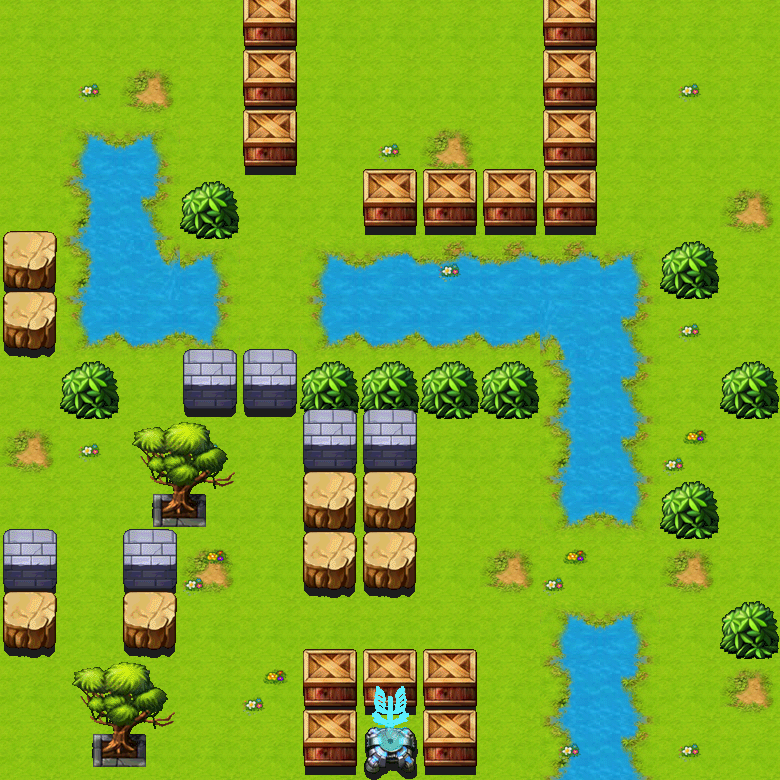

The image is a tile-based game level rendered from a .tmx file. Its description and source (layers, tilesets, objects; grid data summarised) follow:
An orthogonal 13x13 tile map with 60x60 px tiles, 19 tile layers (floor, river, riverfake, bridge, ...), 4 tilesets and 4 objects (plyartPoint, enemyPoint1, enemyPoint2, enemyPoint3).

<map version="1.0" orientation="orthogonal" width="13" height="13" tilewidth="60" tileheight="60">
 <properties>
  <property name="6" value="10" />
  <property name="7" value="10" />
  <property name="9" value="20" />
 </properties>
 <tileset firstgid="1" name="floor_grass" tilewidth="60" tileheight="60">
  <image source="floor_grass.png" width="240" height="600" />
 </tileset>
 <tileset firstgid="41" name="block" tilewidth="60" tileheight="120">
  <image source="block.png" width="600" height="600" />
 </tileset>
 <tileset firstgid="91" name="bridge" tilewidth="60" tileheight="60">
  <image source="bridge.png" width="360" height="60" />
 </tileset>
 <tileset firstgid="97" name="garbage" tilewidth="60" tileheight="60">
  <image source="garbage.png" width="540" height="60" />
 </tileset>
 <layer name="floor" width="13" height="13">
  <data>[169 cells, 169 non-empty, 2 distinct tile ids]</data>
 </layer>
 <layer name="river" width="13" height="13">
  <data>[169 cells, 44 non-empty, 12 distinct tile ids]</data>
 </layer>
 <layer name="riverfake" width="13" height="13">
  <data>[169 cells, 1 non-empty, 1 distinct tile ids]</data>
 </layer>
 <layer name="bridge" width="13" height="13">
  <data>[169 cells, 1 non-empty, 1 distinct tile ids]</data>
 </layer>
 <layer name="garbage" width="13" height="13">
  <data>[169 cells, 13 non-empty, 2 distinct tile ids]</data>
 </layer>
 <layer name="block0" width="13" height="13">
  <data>[169 cells, 2 non-empty, 1 distinct tile ids]</data>
 </layer>
 <layer name="block1" width="13" height="13">
  <data>[169 cells, 2 non-empty, 1 distinct tile ids]</data>
 </layer>
 <layer name="block2" width="13" height="13">
  <data>[169 cells, 2 non-empty, 1 distinct tile ids]</data>
 </layer>
 <layer name="block3" width="13" height="13">
  <data>[169 cells, 4 non-empty, 1 distinct tile ids]</data>
 </layer>
 <layer name="block4" width="13" height="13">
  <data>[169 cells, 1 non-empty, 1 distinct tile ids]</data>
 </layer>
 <layer name="block5" width="13" height="13">
  <data>[169 cells, 1 non-empty, 1 distinct tile ids]</data>
 </layer>
 <layer name="block6" width="13" height="13">
  <data>[169 cells, 2 non-empty, 1 distinct tile ids]</data>
 </layer>
 <layer name="block7" width="13" height="13">
  <data>[169 cells, 2 non-empty, 1 distinct tile ids]</data>
 </layer>
 <layer name="block8" width="13" height="13">
  <data>[169 cells, 4 non-empty, 3 distinct tile ids]</data>
 </layer>
 <layer name="block9" width="13" height="13">
  <data>[169 cells, 4 non-empty, 2 distinct tile ids]</data>
 </layer>
 <layer name="block10" width="13" height="13">
  <data>[169 cells, 2 non-empty, 1 distinct tile ids]</data>
 </layer>
 <layer name="block11" width="13" height="13">
  <data>[169 cells, 3 non-empty, 1 distinct tile ids]</data>
 </layer>
 <layer name="block12" width="13" height="13">
  <data>[169 cells, 5 non-empty, 4 distinct tile ids]</data>
 </layer>
 <objectgroup name="Objects" width="13" height="13">
  <object name="plyartPoint" x="274" y="722" width="27" height="27" />
  <object name="enemyPoint1" x="750" y="3" width="28" height="28" />
  <object name="enemyPoint2" x="33" y="3" width="28" height="28" />
  <object name="enemyPoint3" x="452" y="2" width="28" height="28" />
 </objectgroup>
 <layer name="grass" width="13" height="13">
  <data>[169 cells, 10 non-empty, 1 distinct tile ids]</data>
 </layer>
</map>
